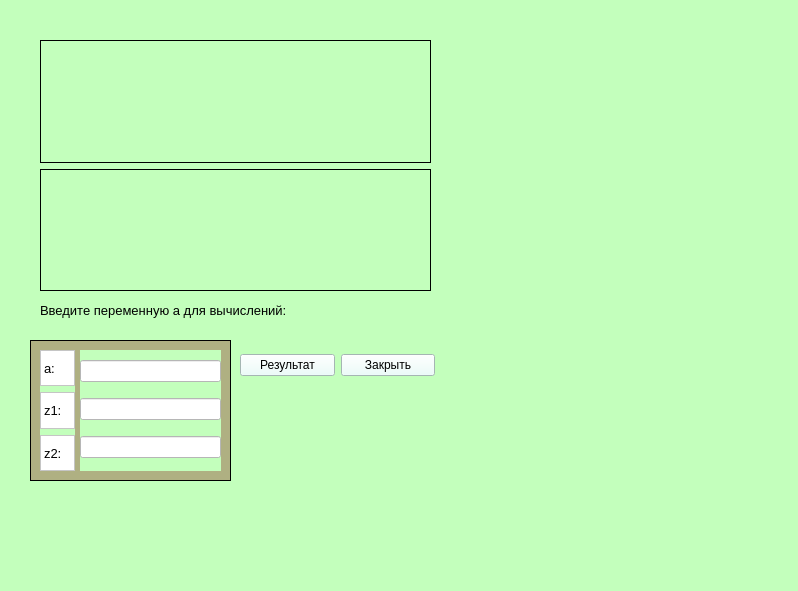
<?xml version="1.0" encoding="UTF-8"?>
<ui version="4.0">
 <class>MainWindow</class>
 <widget class="QMainWindow" name="MainWindow">
  <property name="geometry">
   <rect>
    <x>0</x>
    <y>0</y>
    <width>798</width>
    <height>591</height>
   </rect>
  </property>
  <property name="windowTitle">
   <string>MainWindow</string>
  </property>
  <property name="styleSheet">
   <string notr="true">background-color: rgb(195, 255, 188);</string>
  </property>
  <widget class="QWidget" name="centralwidget">
   <widget class="QWidget" name="horizontalLayoutWidget">
    <property name="geometry">
     <rect>
      <x>240</x>
      <y>350</y>
      <width>195</width>
      <height>31</height>
     </rect>
    </property>
    <layout class="QHBoxLayout" name="horizontalLayout">
     <item>
      <widget class="QPushButton" name="pushButton">
       <property name="cursor">
        <cursorShape>PointingHandCursor</cursorShape>
       </property>
       <property name="styleSheet">
        <string notr="true">background-color: rgb(231, 255, 251);
</string>
       </property>
       <property name="text">
        <string>Результат</string>
       </property>
      </widget>
     </item>
     <item>
      <widget class="QPushButton" name="pushButtonExit">
       <property name="cursor">
        <cursorShape>PointingHandCursor</cursorShape>
       </property>
       <property name="styleSheet">
        <string notr="true">background-color: rgb(231, 255, 251);</string>
       </property>
       <property name="text">
        <string>Закрыть</string>
       </property>
      </widget>
     </item>
    </layout>
   </widget>
   <widget class="QWidget" name="verticalLayoutWidget">
    <property name="geometry">
     <rect>
      <x>80</x>
      <y>350</y>
      <width>141</width>
      <height>121</height>
     </rect>
    </property>
    <layout class="QVBoxLayout" name="verticalLayout_2">
     <item>
      <widget class="QLineEdit" name="lineEditA">
       <property name="autoFillBackground">
        <bool>false</bool>
       </property>
       <property name="styleSheet">
        <string notr="true">selection-background-color: rgb(157, 255, 152);
background-color: rgb(255, 255, 255);
border-color: rgb(5, 8, 6);</string>
       </property>
      </widget>
     </item>
     <item>
      <widget class="QLineEdit" name="lineEditZ1">
       <property name="cursor">
        <cursorShape>ArrowCursor</cursorShape>
       </property>
       <property name="autoFillBackground">
        <bool>false</bool>
       </property>
       <property name="styleSheet">
        <string notr="true">background-color: rgb(255, 255, 255);</string>
       </property>
       <property name="readOnly">
        <bool>true</bool>
       </property>
      </widget>
     </item>
     <item>
      <widget class="QLineEdit" name="lineEditZ2">
       <property name="cursor">
        <cursorShape>ArrowCursor</cursorShape>
       </property>
       <property name="autoFillBackground">
        <bool>false</bool>
       </property>
       <property name="styleSheet">
        <string notr="true">background-color: rgb(255, 255, 255);</string>
       </property>
       <property name="readOnly">
        <bool>true</bool>
       </property>
      </widget>
     </item>
    </layout>
   </widget>
   <widget class="QWidget" name="verticalLayoutWidget_2">
    <property name="geometry">
     <rect>
      <x>40</x>
      <y>350</y>
      <width>35</width>
      <height>121</height>
     </rect>
    </property>
    <property name="font">
     <font>
      <pointsize>10</pointsize>
     </font>
    </property>
    <layout class="QVBoxLayout" name="verticalLayout_3">
     <item>
      <widget class="QLabel" name="label_3">
       <property name="font">
        <font>
         <pointsize>10</pointsize>
        </font>
       </property>
       <property name="autoFillBackground">
        <bool>false</bool>
       </property>
       <property name="styleSheet">
        <string notr="true">background-color: rgb(255, 255, 255);</string>
       </property>
       <property name="frameShape">
        <enum>QFrame::StyledPanel</enum>
       </property>
       <property name="text">
        <string>a:</string>
       </property>
      </widget>
     </item>
     <item>
      <widget class="QLabel" name="label_4">
       <property name="font">
        <font>
         <pointsize>10</pointsize>
        </font>
       </property>
       <property name="autoFillBackground">
        <bool>false</bool>
       </property>
       <property name="styleSheet">
        <string notr="true">background-color: rgb(255, 255, 255);</string>
       </property>
       <property name="frameShape">
        <enum>QFrame::StyledPanel</enum>
       </property>
       <property name="text">
        <string>z1:</string>
       </property>
      </widget>
     </item>
     <item>
      <widget class="QLabel" name="label_5">
       <property name="font">
        <font>
         <pointsize>10</pointsize>
        </font>
       </property>
       <property name="autoFillBackground">
        <bool>false</bool>
       </property>
       <property name="styleSheet">
        <string notr="true">background-color: rgb(255, 255, 255);</string>
       </property>
       <property name="frameShape">
        <enum>QFrame::StyledPanel</enum>
       </property>
       <property name="text">
        <string>z2:</string>
       </property>
      </widget>
     </item>
    </layout>
   </widget>
   <widget class="QWidget" name="verticalLayoutWidget_3">
    <property name="geometry">
     <rect>
      <x>40</x>
      <y>40</y>
      <width>391</width>
      <height>251</height>
     </rect>
    </property>
    <layout class="QVBoxLayout" name="verticalLayout_4">
     <item>
      <widget class="QLabel" name="label">
       <property name="mouseTracking">
        <bool>false</bool>
       </property>
       <property name="tabletTracking">
        <bool>false</bool>
       </property>
       <property name="autoFillBackground">
        <bool>false</bool>
       </property>
       <property name="frameShape">
        <enum>QFrame::Panel</enum>
       </property>
       <property name="text">
        <string/>
       </property>
       <property name="pixmap">
        <pixmap>../../../Desktop/1.png</pixmap>
       </property>
       <property name="scaledContents">
        <bool>false</bool>
       </property>
      </widget>
     </item>
     <item>
      <widget class="QLabel" name="label_2">
       <property name="autoFillBackground">
        <bool>false</bool>
       </property>
       <property name="frameShape">
        <enum>QFrame::Panel</enum>
       </property>
       <property name="text">
        <string/>
       </property>
       <property name="pixmap">
        <pixmap>../../../Desktop/2.png</pixmap>
       </property>
       <property name="scaledContents">
        <bool>false</bool>
       </property>
      </widget>
     </item>
    </layout>
   </widget>
   <widget class="QLabel" name="label_6">
    <property name="geometry">
     <rect>
      <x>40</x>
      <y>300</y>
      <width>381</width>
      <height>21</height>
     </rect>
    </property>
    <property name="font">
     <font>
      <pointsize>10</pointsize>
     </font>
    </property>
    <property name="frameShape">
     <enum>QFrame::NoFrame</enum>
    </property>
    <property name="frameShadow">
     <enum>QFrame::Plain</enum>
    </property>
    <property name="text">
     <string>Введите переменную a для вычислений:</string>
    </property>
   </widget>
   <widget class="QListWidget" name="listWidget">
    <property name="geometry">
     <rect>
      <x>30</x>
      <y>340</y>
      <width>201</width>
      <height>141</height>
     </rect>
    </property>
    <property name="autoFillBackground">
     <bool>true</bool>
    </property>
    <property name="styleSheet">
     <string notr="true">background-color: qradialgradient(spread:pad, cx:0.5, cy:0.5, radius:0.5, fx:0.5, fy:0.5, stop:0 rgba(255, 235, 235, 206), stop:0.35 rgba(255, 188, 188, 80), stop:0.4 rgba(255, 162, 162, 80), stop:0.425 rgba(255, 132, 132, 156), stop:0.44 rgba(252, 128, 128, 80), stop:1 rgba(255, 255, 255, 0));
color: rgb(255, 144, 144);
background-color: qradialgradient(spread:pad, cx:0.5, cy:0.5, radius:0.5, fx:0.5, fy:0.5, stop:1 rgba(133, 0, 0, 43));</string>
    </property>
   </widget>
   <zorder>listWidget</zorder>
   <zorder>horizontalLayoutWidget</zorder>
   <zorder>verticalLayoutWidget</zorder>
   <zorder>verticalLayoutWidget_2</zorder>
   <zorder>verticalLayoutWidget_3</zorder>
   <zorder>label_6</zorder>
  </widget>
  <widget class="QMenuBar" name="menubar">
   <property name="geometry">
    <rect>
     <x>0</x>
     <y>0</y>
     <width>798</width>
     <height>26</height>
    </rect>
   </property>
  </widget>
  <widget class="QStatusBar" name="statusbar"/>
 </widget>
 <resources/>
 <connections/>
</ui>
